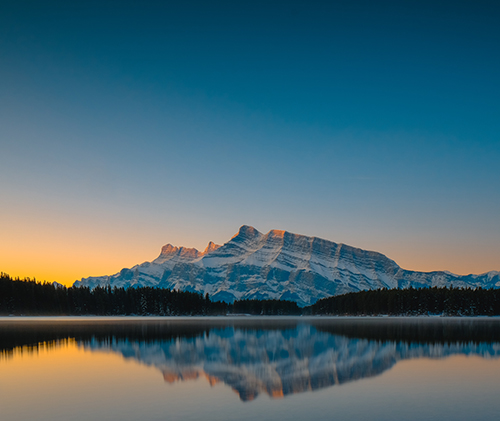
#> input picture week10/lecture/image_processing/images/mountain_scene.jpg, 500 x 421 px
$ python image_processing.py
#> lines starting #> are read from the running program, lines starting #| are printed output that depends on the picture
from PIL import Image
from PIL import ImageFont
from PIL import ImageDraw

my_image = Image.open("images/mountain_scene.jpg")
#> my_image is the input picture: PIL image 500x421 RGB; mean R, G, B 73.1, 103.6, 114.6

print(my_image.size)
#| (500, 421)

draw_text = ImageDraw.Draw(my_image)
font = ImageFont.truetype("fonts/Syne-Regular.otf", 24)
draw_text.text((25,50), "A Mountain", (204, 51, 153), font)
my_image.save("sample-output.jpg")
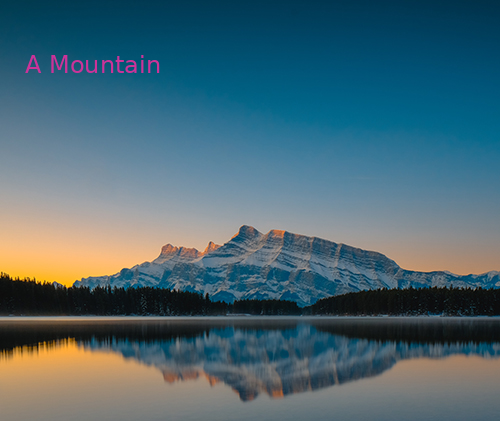
#> saved as sample-output.jpg: PIL image 500x421 RGB; mean R, G, B 73.7, 103.4, 114.7

my_image.rotate(90).save("sample-rotated-output.jpg")
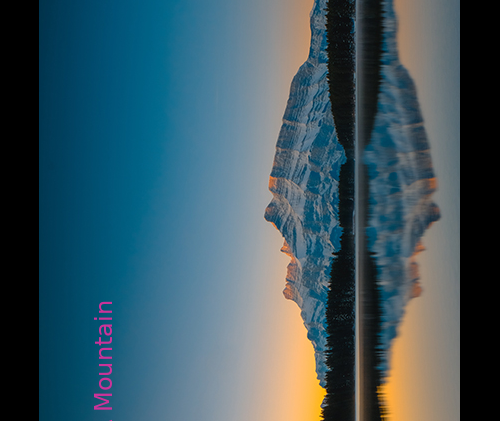
#> saved as sample-rotated-output.jpg: PIL image 500x421 RGB; mean R, G, B 60.4, 87, 97.8
